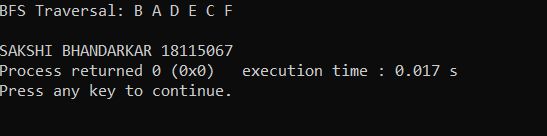
#> input picture BFS.png, 547 x 136 px
$ python basics.py
#> lines starting #> are read from the running program, lines starting #| are printed output that depends on the picture
import cv2

img1 = cv2.imread("BFS.png",0)
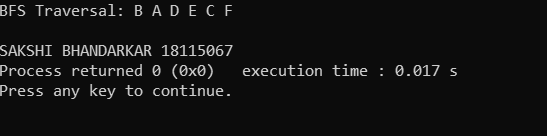
#> img1: shape (136, 547); min 12, max 204, mean 20.1
# cv2.imshow("Legend", img1)
# cv2.waitKey(0)
# cv2.destroyAllWindows()

resized = cv2.resize(img1, (int(img1.shape[1]/2),int(img1.shape[0]/2)))
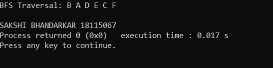
#> resized: shape (68, 273); min 12, max 199, mean 20.1
cv2.imshow("Legend", resized)
cv2.waitKey(0)
cv2.destroyAllWindows()

print(img1)
#> (printed output is left out)
